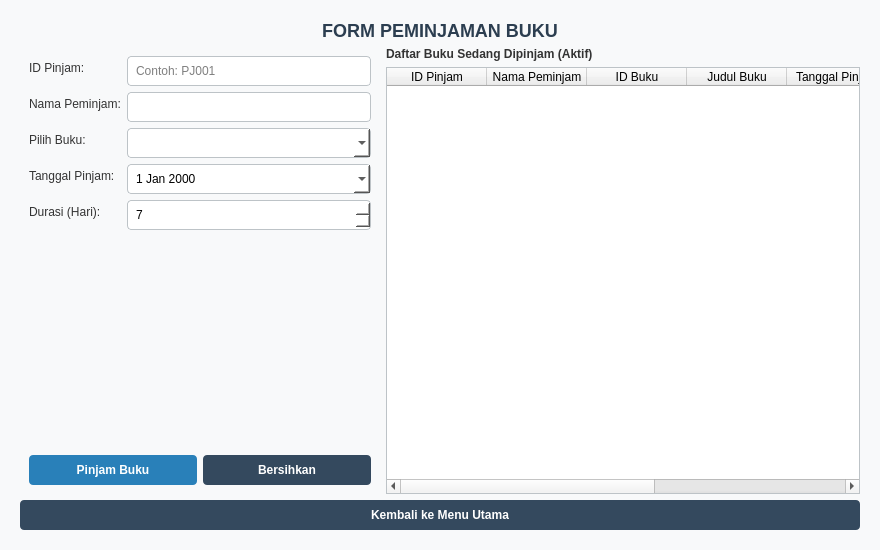
<?xml version="1.0" encoding="UTF-8"?>
<ui version="4.0">
 <class>PinjamBukuWindow</class>
 <widget class="QMainWindow" name="PinjamBukuWindow">
  <property name="geometry">
   <rect>
    <x>0</x>
    <y>0</y>
    <width>880</width>
    <height>550</height>
   </rect>
  </property>
  <property name="windowTitle">
   <string>Perpustakaan - Form Peminjaman Buku</string>
  </property>
  <property name="styleSheet">
   <string notr="true">QMainWindow {
background-color: #F8F9FA;
}
QLabel#lblTitle {
font-size: 18px;
font-weight: bold;
color: #2C3E50;
}
QLabel {
font-size: 12px;
color: #333;
}
QLineEdit, QComboBox, QDateEdit, QSpinBox {
padding: 6px;
border: 1px solid #BDC3C7;
border-radius: 4px;
background-color: white;
}
QLineEdit:focus, QComboBox:focus, QDateEdit:focus, QSpinBox:focus {
border: 1px solid #3498DB;
}
QPushButton {
background-color: #34495E;
color: white;
border: none;
border-radius: 4px;
padding: 8px 15px;
font-weight: bold;
}
QPushButton:hover {
background-color: #415B76;
}
QPushButton#btnPinjam {
background-color: #2980B9;
}
QPushButton#btnPinjam:hover {
background-color: #3498DB;
}
QTableWidget {
background-color: white;
border: 1px solid #BDC3C7;
gridline-color: #ECF0F1;
}</string>
  </property>
  <widget class="QWidget" name="centralwidget">
   <layout class="QVBoxLayout" name="verticalLayoutMain">
    <property name="leftMargin">
     <number>20</number>
    </property>
    <property name="topMargin">
     <number>20</number>
    </property>
    <property name="rightMargin">
     <number>20</number>
    </property>
    <property name="bottomMargin">
     <number>20</number>
    </property>
    <item>
     <widget class="QLabel" name="lblTitle">
      <property name="text">
       <string>FORM PEMINJAMAN BUKU</string>
      </property>
      <property name="alignment">
       <set>Qt::AlignCenter</set>
      </property>
     </widget>
    </item>
    <item>
     <layout class="QHBoxLayout" name="horizontalLayoutMain">
      <item>
       <widget class="QFrame" name="frameInput">
        <property name="maximumSize">
         <size>
          <width>360</width>
          <height>16777215</height>
         </size>
        </property>
        <layout class="QVBoxLayout" name="verticalLayoutForm">
         <item>
          <layout class="QFormLayout" name="formLayout">
           <item row="0" column="0">
            <widget class="QLabel" name="lblIdPinjam">
             <property name="text">
              <string>ID Pinjam:</string>
             </property>
            </widget>
           </item>
           <item row="0" column="1">
            <widget class="QLineEdit" name="txtIdPinjam">
             <property name="placeholderText">
              <string>Contoh: PJ001</string>
             </property>
            </widget>
           </item>
           <item row="1" column="0">
            <widget class="QLabel" name="lblNamaPeminjam">
             <property name="text">
              <string>Nama Peminjam:</string>
             </property>
            </widget>
           </item>
           <item row="1" column="1">
            <widget class="QLineEdit" name="txtNamaPeminjam"/>
           </item>
           <item row="2" column="0">
            <widget class="QLabel" name="lblBuku">
             <property name="text">
              <string>Pilih Buku:</string>
             </property>
            </widget>
           </item>
           <item row="2" column="1">
            <widget class="QComboBox" name="cmbBuku"/>
           </item>
           <item row="3" column="0">
            <widget class="QLabel" name="lblTanggalPinjam">
             <property name="text">
              <string>Tanggal Pinjam:</string>
             </property>
            </widget>
           </item>
           <item row="3" column="1">
            <widget class="QDateEdit" name="datePinjam">
             <property name="calendarPopup">
              <bool>true</bool>
             </property>
            </widget>
           </item>
           <item row="4" column="0">
            <widget class="QLabel" name="lblDurasi">
             <property name="text">
              <string>Durasi (Hari):</string>
             </property>
            </widget>
           </item>
           <item row="4" column="1">
            <widget class="QSpinBox" name="spinDurasi">
             <property name="minimum">
              <number>1</number>
             </property>
             <property name="maximum">
              <number>30</number>
             </property>
             <property name="value">
              <number>7</number>
             </property>
            </widget>
           </item>
          </layout>
         </item>
         <item>
          <spacer name="verticalSpacer_Form">
           <property name="orientation">
            <enum>Qt::Vertical</enum>
           </property>
           <property name="sizeHint" stdset="0">
            <size>
             <width>20</width>
             <height>40</height>
            </size>
           </property>
          </spacer>
         </item>
         <item>
          <layout class="QHBoxLayout" name="horizontalLayoutButtons">
           <item>
            <widget class="QPushButton" name="btnPinjam">
             <property name="text">
              <string>Pinjam Buku</string>
             </property>
            </widget>
           </item>
           <item>
            <widget class="QPushButton" name="btnBersihkan">
             <property name="text">
              <string>Bersihkan</string>
             </property>
            </widget>
           </item>
          </layout>
         </item>
        </layout>
       </widget>
      </item>
      <item>
       <layout class="QVBoxLayout" name="verticalLayoutTable">
        <item>
         <widget class="QLabel" name="lblTableTitle">
          <property name="font">
           <font>
            <weight>75</weight>
            <bold>true</bold>
           </font>
          </property>
          <property name="text">
           <string>Daftar Buku Sedang Dipinjam (Aktif)</string>
          </property>
         </widget>
        </item>
        <item>
         <widget class="QTableWidget" name="tablePeminjaman">
          <property name="selectionBehavior">
           <enum>QAbstractItemView::SelectRows</enum>
          </property>
          <column>
           <property name="text">
            <string>ID Pinjam</string>
           </property>
          </column>
          <column>
           <property name="text">
            <string>Nama Peminjam</string>
           </property>
          </column>
          <column>
           <property name="text">
            <string>ID Buku</string>
           </property>
          </column>
          <column>
           <property name="text">
            <string>Judul Buku</string>
           </property>
          </column>
          <column>
           <property name="text">
            <string>Tanggal Pinjam</string>
           </property>
          </column>
          <column>
           <property name="text">
            <string>Durasi</string>
           </property>
          </column>
          <column>
           <property name="text">
            <string>Status</string>
           </property>
          </column>
         </widget>
        </item>
       </layout>
      </item>
     </layout>
    </item>
    <item>
     <widget class="QPushButton" name="btnKembali">
      <property name="text">
       <string>Kembali ke Menu Utama</string>
      </property>
     </widget>
    </item>
   </layout>
  </widget>
 </widget>
 <resources/>
 <connections/>
</ui>
